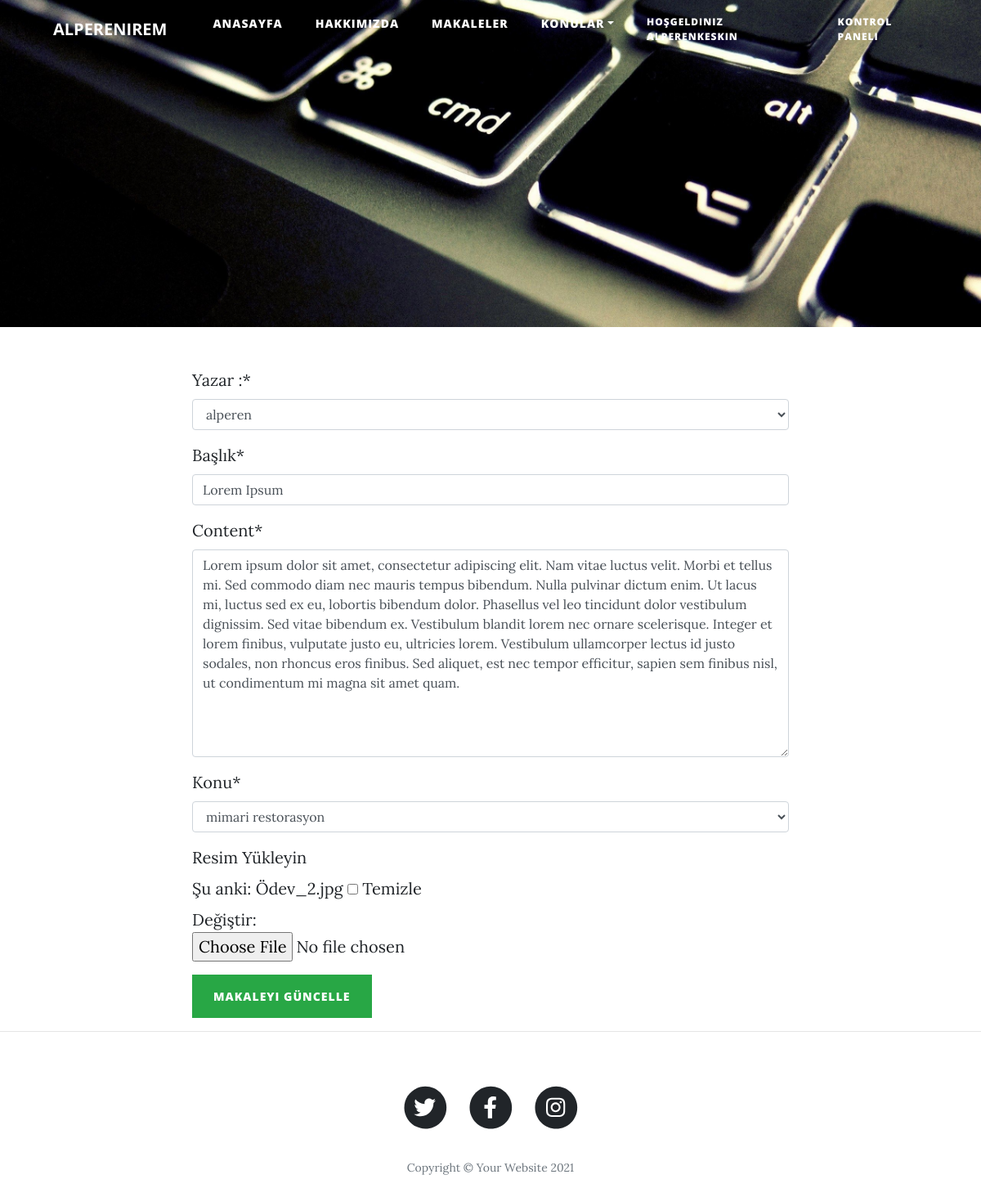
Screenshot of /makaleler/makalegüncelle/29 (signed in) with the database file from the repository.
### article/models.py (models this page shows, shortened)
class Article(models.Model):
    author = models.ForeignKey('auth.User', on_delete=models.CASCADE,verbose_name='Yazar :')# auth.user tablosu ile ilişkilendirdirdik ve model CASCADE ile bir kullanıcı silinirse onunla ilişkili verilerde silinir.
    catalog = models.ForeignKey(Catalog, on_delete=models.DO_NOTHING, verbose_name='Konu', null=True)
    title = models.CharField(max_length=50, verbose_name='Başlık')
    content = RichTextField()
    created_date = models.DateTimeField(auto_now_add=True)
    image = models.FileField(blank=True, verbose_name="Resim Yükleyin")

### article/forms.py
class Articleform(forms.ModelForm):
    class Meta:
        model = Article
        fields = ("author", "title", "content", "catalog", "image")

### article/models.py (called while the page is built)
    def __str__(self):
        return self.topic

### article/views.py (called while the page is built)
@login_required(login_url='user/login')
def update(request, id):
    article = get_object_or_404(Article, id=id)
    form = Articleform(request.POST or None, request.FILES or None, instance=article)
    if form.is_valid():
        article = form.save(commit=False)
        article.author = request.user
        article.save()
        messages.add_message(request, messages.SUCCESS, 'Makale Başarı ile Güncellendi.')
        return redirect('dashboard')
    context = {
        'form': form
    }
    return render(request, 'article/update.html', context)

### templates/article/update.html (shortened to what this page needs)
{% extends 'layout.html' %}
{% load crispy_forms_tags %}
{% block content %}
        <div class="container">
            <div class="row">
                <div class="col-lg-8 col-md-10 mx-auto">
                    <form method='post' enctype="multipart/form-data">
                        {{form|crispy}}
                        <button type="submit" class="btn btn-success">Makaleyi Güncelle</button>
                    </form>
                </div>
            </div>
        </div>
        <hr />
{% endblock content %}

### templates/parts/navbar.html (shortened to what this page needs)
        {% load static %}
        <nav class="navbar navbar-expand-lg navbar-light fixed-top" id="mainNav">
            <div class="container">
                <a class="navbar-brand font-weight-bold" href="{% url 'index' %}">ALPERENIREM</a>
                <div class="collapse navbar-collapse" id="navbarResponsive">
                    <ul class="navbar-nav ml-auto">
                        <li class="nav-item"><a style="font-size:14px;" class="nav-link" href="{% url 'index' %}">Anasayfa</a></li>
                        <li class="nav-item"><a style="font-size:14px;" class="nav-link" href="{% url 'about' %}">Hakkımızda</a></li>
                        <li class="nav-item dropdown"><a style="font-size:14px;" class="nav-link" href="{% url 'articles' %}">Makaleler</a></li>
                        <li class="nav-item dropdown">
                            <a style="font-size:14px;" href="#" class="nav-link dropdown-toggle" data-toggle="dropdown" role="button" aria-expanded="false">Konular</a>
                        </li>
                        {% if user.is_authenticated %}
                            <li class="nav-item"><a href='javascript:{document.getElementById("logout").submit()}' class="nav-link">Hoşgeldiniz {{user.username}}</a>
                            </li>
                            <li class="nav-item"><a class="nav-link" href="{% url 'dashboard'%}">Kontrol Paneli</a></li>
                        {% endif %}
                    </ul>
                </div>
            </div>
        </nav>

### rows the page displays
Article: author "alperen", title "Lorem Ipsum", content "Lorem ipsum dolor sit amet, consectetur adipiscing elit. Nam vitae luctus velit. Morbi et tellus mi. Sed commodo diam nec mauris tempus bibendum. Nulla pulvinar dictum enim. Ut lacus mi, luctus sed ex eu, lobortis bibendum dolor. Phasellus vel leo tincidunt dolor vestibulum dignissim. Sed vitae bibendum ex. Vestibulum blandit lorem nec ornare scelerisque. Integer et lorem finibus, vulputate justo eu, ultricies lorem. Vestibulum ullamcorper lectus id justo sodales, non rhoncus eros finibus. Sed aliquet, est nec tempor efficitur, sapien sem finibus nisl, ut condimentum mi magna sit amet quam.", catalog "mimari restorasyon"

### other values shown
{{ user.username }} "ALPERENKESKIN"
